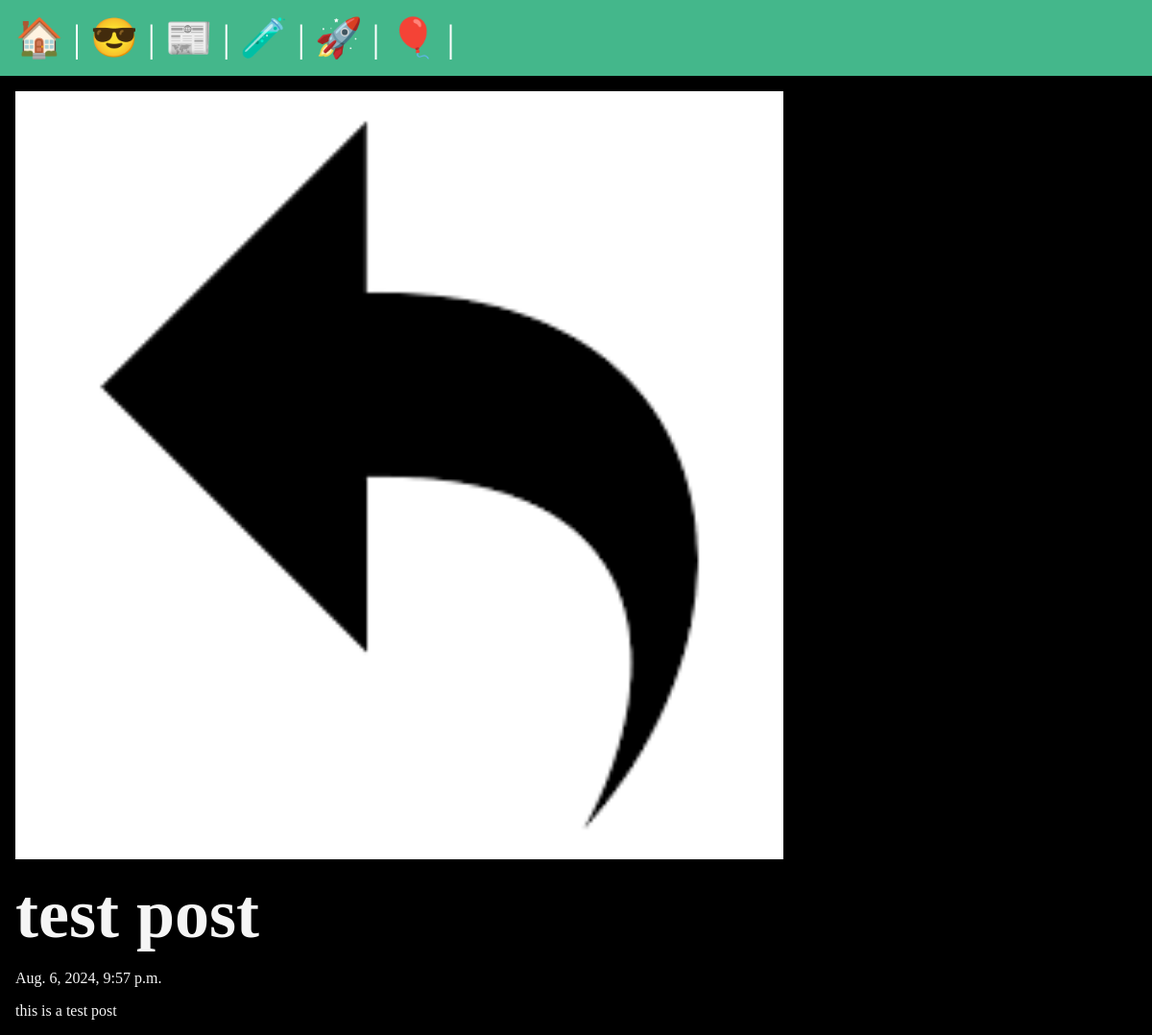
Screenshot of /posts/test-post with the database file from the repository.
### posts/models.py (models this page shows, shortened)
class Post(models.Model):
    title = models.CharField(max_length=75)
    body = models.TextField()
    slug = models.SlugField()
    date = models.DateTimeField(auto_now_add=True)
    banner = models.ImageField(default='fallback.png',blank=True)
    author = models.ForeignKey(User, on_delete=models.CASCADE, default=None)

### posts/views.py (the view)
# urls.py: path('<slug:slug>', views.post_page, name="page"),
def post_page(request, slug):
    post = Post.objects.get(slug=slug)
    return render(request, 'posts/post_page.html', {
        'post':post
    })

### posts/templates/posts/post_page.html (shortened to what this page needs)
{% extends 'layout.html' %}
{% block content %}
    <section>
        <img
            class='banner'
            src="{{ post.banner.url }}"
            alt="{{ post.title}}"/>
        <h1> {{ post.title }}</h1>
        <p>{{ post.date }}</p>
        <p>{{ post.body }}</p>
    </section>
{%  endblock %}

### static/css/style.css (style rules this page uses)
* { margin: 0; padding: 0; box-sizing: border-box; }
body { min-height: 100vh; background-color: black; color: whitesmoke; font-size: 3rem; }
section { display: flex; flex-flow: column; gap: 1rem; }
p { font-size: 1rem; }
.banner { display: block; width: 100%; max-width: 800px; }

### rows the page displays
Post: banner (picture), title "test post", date "Aug. 6, 2024, 9:57 p.m.", body "this is a test post"
